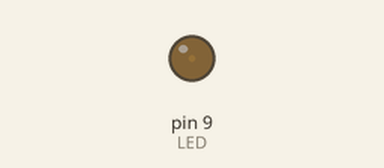
Recording of a sketch running on a simulated Arduino Uno, built with avr-gcc and run on an emulated ATmega328P. Shown: output pins drawn as LEDs (lit = HIGH). What the sketch prints to the serial monitor is not drawn.

Above: at 0.05 s.
At 1.5 s:
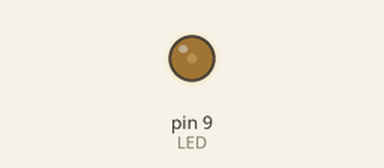
Timing chart, 0 to 4.7 s (numbered marks = the images above):
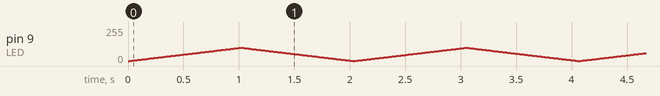

The sketch:

arduino_led_switch.ino
```cpp
const int LED = 9;

int i = 0;
float volt = 0.0;

void setup() {
    Serial.begin(9600);
    pinMode(LED,OUTPUT);
}

void loop() {
    for(i=0; i<100; i++)   {
        analogWrite(LED,i);
        volt = i / 255 * 5;
        Serial.println(String(volt));
        delay(10);
    }

    for(i=100; i>0; i--) {
        analogWrite(LED,i);
        volt = i / 255 * 5;
        Serial.println(String(volt));
        delay(10);
    }
} 
```
